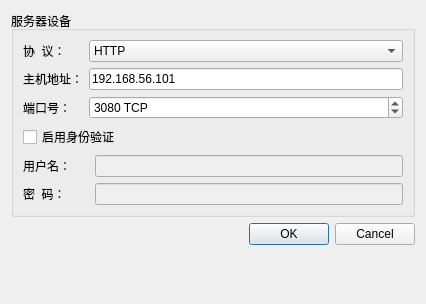
<?xml version="1.0" encoding="UTF-8"?>
<ui version="4.0">
 <class>NewServerDialog</class>
 <widget class="QDialog" name="NewServerDialog">
  <property name="windowModality">
   <enum>Qt::WindowModal</enum>
  </property>
  <property name="geometry">
   <rect>
    <x>0</x>
    <y>0</y>
    <width>426</width>
    <height>304</height>
   </rect>
  </property>
  <property name="windowTitle">
   <string>新的服务器</string>
  </property>
  <layout class="QVBoxLayout" name="verticalLayout">
   <item>
    <widget class="QGroupBox" name="groupBox">
     <property name="title">
      <string>服务器设备</string>
     </property>
     <layout class="QGridLayout" name="gridLayout">
      <item row="0" column="0">
       <widget class="QLabel" name="uiServerProtocolLabel">
        <property name="text">
         <string>协  议：</string>
        </property>
       </widget>
      </item>
      <item row="0" column="1" colspan="2">
       <widget class="QComboBox" name="uiServerProtocolComboBox">
        <property name="sizePolicy">
         <sizepolicy hsizetype="Expanding" vsizetype="Fixed">
          <horstretch>0</horstretch>
          <verstretch>0</verstretch>
         </sizepolicy>
        </property>
        <property name="currentText">
         <string>HTTP</string>
        </property>
        <item>
         <property name="text">
          <string>HTTP</string>
         </property>
        </item>
        <item>
         <property name="text">
          <string>HTTPS</string>
         </property>
        </item>
       </widget>
      </item>
      <item row="1" column="0">
       <widget class="QLabel" name="uiServerHostLabel">
        <property name="text">
         <string>主机地址：</string>
        </property>
       </widget>
      </item>
      <item row="1" column="1" colspan="2">
       <widget class="QLineEdit" name="uiServerHostLineEdit">
        <property name="text">
         <string>192.168.56.101</string>
        </property>
       </widget>
      </item>
      <item row="2" column="0">
       <widget class="QLabel" name="uiServerPortLabel">
        <property name="text">
         <string>端口号：</string>
        </property>
       </widget>
      </item>
      <item row="2" column="1" colspan="2">
       <widget class="QSpinBox" name="uiServerPortSpinBox">
        <property name="sizePolicy">
         <sizepolicy hsizetype="Expanding" vsizetype="Fixed">
          <horstretch>0</horstretch>
          <verstretch>0</verstretch>
         </sizepolicy>
        </property>
        <property name="suffix">
         <string notr="true"> TCP</string>
        </property>
        <property name="maximum">
         <number>65535</number>
        </property>
        <property name="value">
         <number>3080</number>
        </property>
       </widget>
      </item>
      <item row="3" column="0" colspan="3">
       <widget class="QCheckBox" name="uiEnableAuthenticationCheckBox">
        <property name="text">
         <string>启用身份验证</string>
        </property>
       </widget>
      </item>
      <item row="4" column="0" colspan="2">
       <widget class="QLabel" name="uiServerUserLabel">
        <property name="text">
         <string>用户名：</string>
        </property>
       </widget>
      </item>
      <item row="4" column="2">
       <widget class="QLineEdit" name="uiServerUserLineEdit">
        <property name="enabled">
         <bool>false</bool>
        </property>
        <property name="toolTip">
         <string/>
        </property>
       </widget>
      </item>
      <item row="5" column="0" colspan="2">
       <widget class="QLabel" name="uiServerPasswordLabel">
        <property name="text">
         <string>密  码：</string>
        </property>
       </widget>
      </item>
      <item row="5" column="2">
       <widget class="QLineEdit" name="uiServerPasswordLineEdit">
        <property name="enabled">
         <bool>false</bool>
        </property>
        <property name="inputMethodHints">
         <set>Qt::ImhHiddenText|Qt::ImhNoAutoUppercase|Qt::ImhNoPredictiveText|Qt::ImhSensitiveData</set>
        </property>
        <property name="echoMode">
         <enum>QLineEdit::Password</enum>
        </property>
       </widget>
      </item>
     </layout>
    </widget>
   </item>
   <item>
    <widget class="QDialogButtonBox" name="buttonBox">
     <property name="orientation">
      <enum>Qt::Horizontal</enum>
     </property>
     <property name="standardButtons">
      <set>QDialogButtonBox::Cancel|QDialogButtonBox::Ok</set>
     </property>
    </widget>
   </item>
   <item>
    <spacer name="verticalSpacer">
     <property name="orientation">
      <enum>Qt::Vertical</enum>
     </property>
     <property name="sizeHint" stdset="0">
      <size>
       <width>20</width>
       <height>21</height>
      </size>
     </property>
    </spacer>
   </item>
  </layout>
 </widget>
 <resources/>
 <connections>
  <connection>
   <sender>buttonBox</sender>
   <signal>accepted()</signal>
   <receiver>NewServerDialog</receiver>
   <slot>accept()</slot>
   <hints>
    <hint type="sourcelabel">
     <x>248</x>
     <y>254</y>
    </hint>
    <hint type="destinationlabel">
     <x>157</x>
     <y>274</y>
    </hint>
   </hints>
  </connection>
  <connection>
   <sender>buttonBox</sender>
   <signal>rejected()</signal>
   <receiver>NewServerDialog</receiver>
   <slot>reject()</slot>
   <hints>
    <hint type="sourcelabel">
     <x>316</x>
     <y>260</y>
    </hint>
    <hint type="destinationlabel">
     <x>286</x>
     <y>274</y>
    </hint>
   </hints>
  </connection>
 </connections>
</ui>
